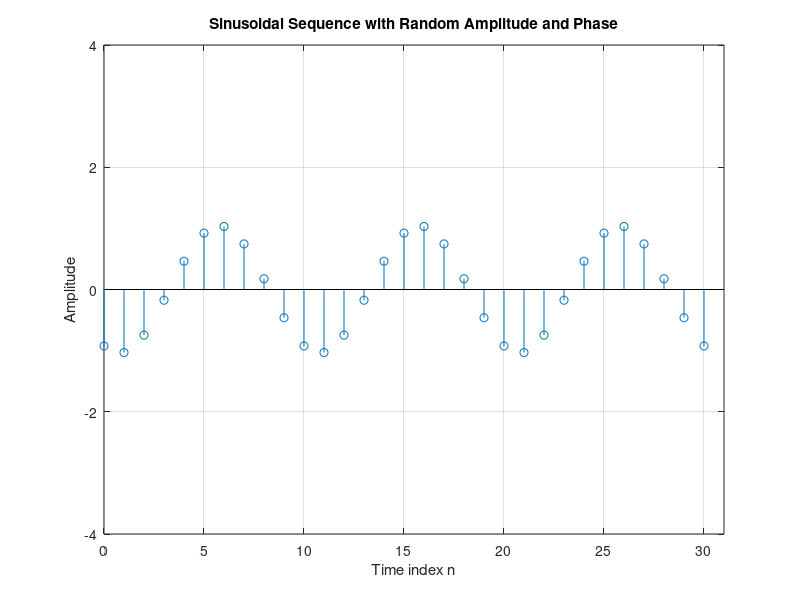

The MATLAB script that drew this image:
n=0:30;
f=0.1;
Amax=4;
phimax=2*pi;
A=Amax*rand;phi=phimax*rand;
arg=2*pi*f*n+phi;
x=A*cos(arg);
stem(n,x);
Ylim = 4;
axis([0 length(n) -Ylim Ylim]);
grid;
title('Sinusoidal Sequence with Random Amplitude and Phase');
xlabel('Time index n');
ylabel('Amplitude');